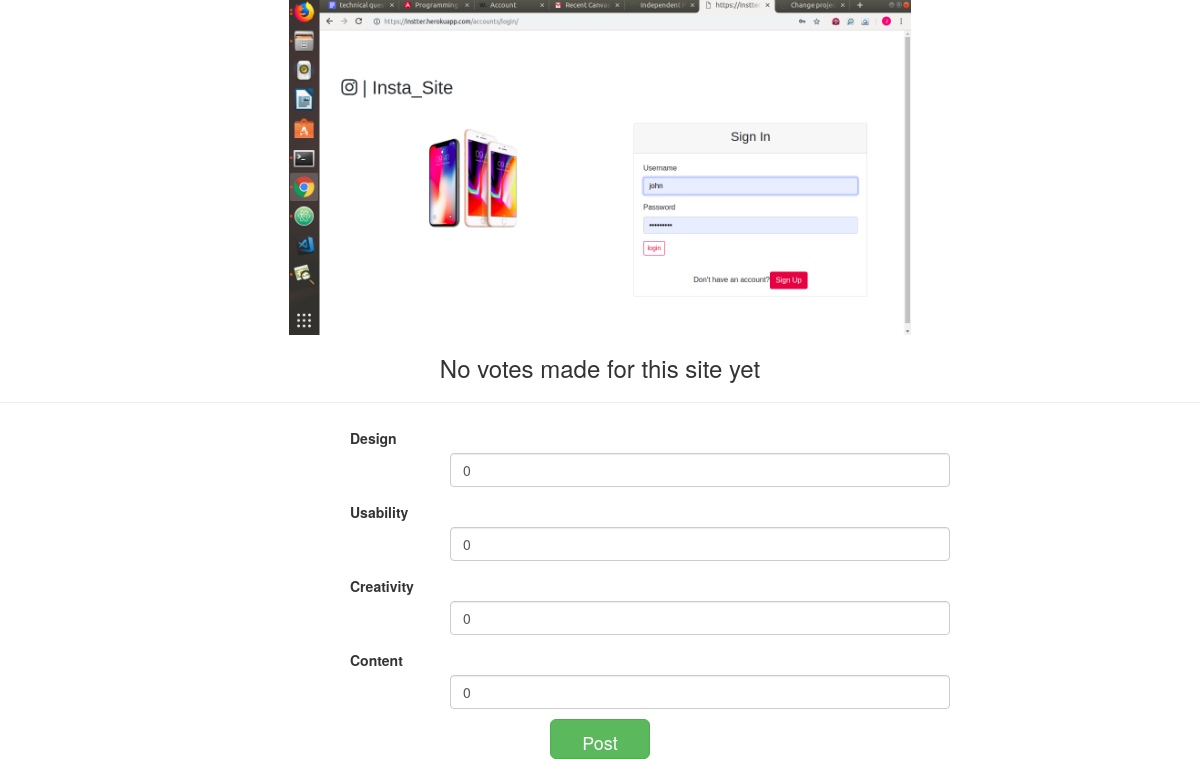
/site/7 (signed in, lower part), run on an earlier commit of the app's database.
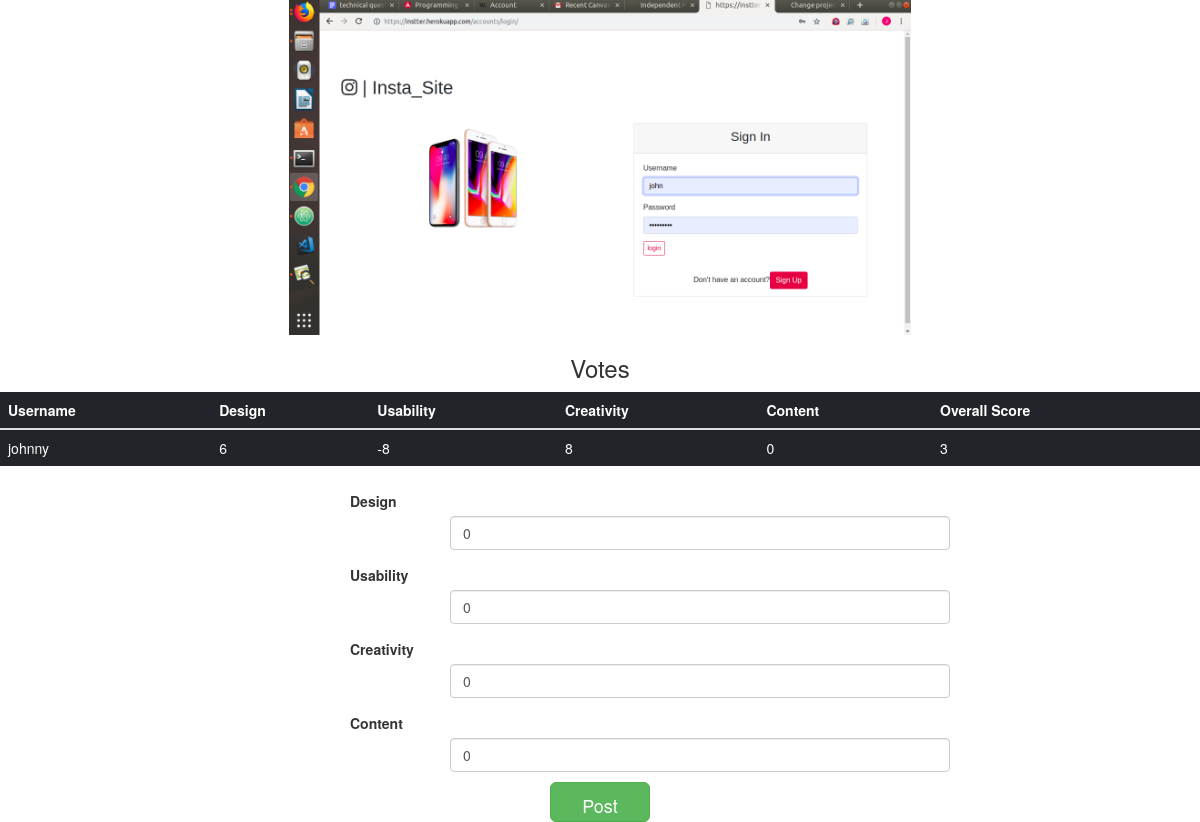
And on a later commit of the database.
### awards/models.py (models this page shows, shortened)
class Rating(models.Model):
    design = models.IntegerField(blank=True,default=0)
    usability = models.IntegerField(blank=True,default=0)
    creativity = models.IntegerField(blank=True,default=0)
    content = models.IntegerField(blank=True,default=0)
    overall_score = models.IntegerField(blank=True,default=0)
    project = models.ForeignKey(Project,on_delete=models.CASCADE)
    profile = models.ForeignKey(Profile,on_delete=models.CASCADE)

class Profile(models.Model):
    avatar = models.ImageField(upload_to='avatars/')
    description = HTMLField()
    country = models.ForeignKey(countries,on_delete=models.CASCADE)
    username = models.ForeignKey(User,on_delete=models.CASCADE)
    name =models.CharField(max_length=100)
    email = models.EmailField()

### awards/views.py (the view)
# urls.py: url(r'^site/(\d+)',views.site,name='site'),
@login_required(login_url='/accounts/login/')
def site(request,site_id):
    current_user = request.user
    profile =Profile.objects.get(username=current_user)
    try:
        project = Project.objects.get(id=site_id)
    except:
        raise ObjectDoesNotExist()
    try:
        ratings = Rating.objects.filter(project_id=site_id)
        design = Rating.objects.filter(project_id=site_id).values_list('design',flat=True)
        usability = Rating.objects.filter(project_id=site_id).values_list('usability',flat=True)
        creativity = Rating.objects.filter(project_id=site_id).values_list('creativity',flat=True)
        content = Rating.objects.filter(project_id=site_id).values_list('content',flat=True)
        total_design=0
        total_usability=0
        total_creativity=0
        total_content = 0
        print(design)
        for rate in design:
            total_design+=rate
        print(total_design)
        for rate in usability:
            total_usability+=rate
        print(total_usability)
        for rate in creativity:
            total_creativity+=rate
        print(total_creativity)
        for rate in content:
            total_content+=rate
        print(total_content)
        overall_score=(total_design+total_content+total_usability+total_creativity)/4
        print(overall_score)
        project.design = total_design
        project.usability = total_usability
        project.creativity = total_creativity
        project.content = total_content
        project.overall_score = overall_score
        project.save()
    except:
        return None
    if request.method =='POST':
        form = RatingForm(request.POST,request.FILES)
        if form.is_valid():
            rating = form.save(commit=False)
            rating.project= project
            rating.profile = profile
            rating.overall_score = (rating.design+rating.usability+rating.creativity+rating.content)/2
            rating.save()
    else:
        form = RatingForm()
    return render(request,"site.html",{"project":project,"profile":profile,"ratings":ratings,"form":form})

### awards/forms.py
class RatingForm(forms.ModelForm):
    class Meta:
        model=Rating
        exclude=['profile','project','overall_score']

### awards/models.py (called while the page is built)
    def __str__(self):
        return self.countries

### awards/templates/site.html (shortened to what this page needs)
{% extends 'base.html' %}
{% load bootstrap3 %}
{% load static %}
{% load staticfiles %}
{% block styles%}
{% bootstrap_css %}
 <link rel="stylesheet" href="https://maxcdn.bootstrapcdn.com/bootstrap/4.0.0-alpha.2/css/bootstrap.min.css">
 <link rel="stylesheet" href="https://maxcdn.bootstrapcdn.com/bootstrap/3.3.7/css/bootstrap.min.css">
  <link rel="stylesheet" href="{% static 'css/index.css' %}">
{%endblock %}
{% block content %}
      <div class="carousel-inner">
  <div class="text-center">
  <div class="screenshots">
   <img height="350"  src="{{project.screenshot4.url}}" alt="Card image cap" responsive>
  </div>
  </div>
  {% if ratings %}
  <h3 class="text-center">Votes</h3>
 <table class="table table-dark">
   <thead>
    <tr>
       <th scope="col">Username</th>
       <th scope="col">Design</th>
       <th scope="col">Usability</th>
       <th scope="col">Creativity</th>
       <th scope="col">Content</th>
       <th scope="col">Overall Score</th>
    </tr>
   </thead>
   <tbody>
    {% for rating in ratings%}
    <tr>
       <td>{{rating.profile.username}}</td>
       <td>{{rating.design}}</td>
       <td>{{rating.usability}}</td>
       <td>{{rating.creativity}}</td>
       <td>{{rating.content}}</td>
       <td>{{rating.overall_score}}</td>
     </tr>
{% endfor%}
 </tbody>
 </table>
{%else %}
<h3 class="text-center">No votes made for this site yet</h3>
 <hr>
{% endif %}
    <form  action="/site/{{project.id}}" method="post" enctype="multipart/form-data" id="votes-form">
{% bootstrap_form form%}
   <div class="text-center">
      <input id="votes-input"type="submit" class="btn btn-success btn-lg" value="Post">
 </div>
 </form>
  {% endblock %}

What changed in the data, as far as the page shows it:
added Rating: profile.username "johnny", design "6", usability "-8", creativity "8", content "0", overall_score "3"
Also different on the page:
text no longer shown: "No votes made for this site yet"
text now shown: "Votes Username Design Usability Creativity Content Overall Score"
